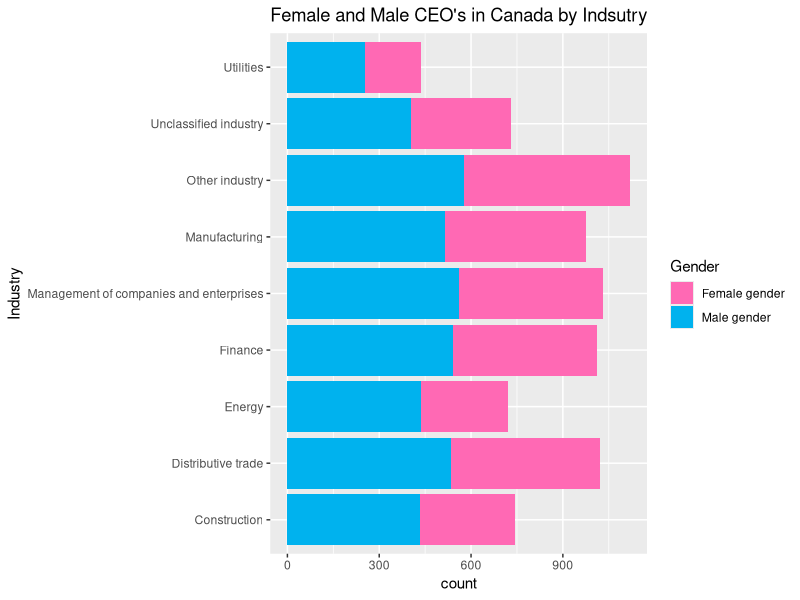

R code for this plot:
#import my data
library(tidyverse)
tab<-read.csv("Data/fulldata.csv")
head(tab)
names(tab)
tab$GEO
table(tab$GEO)
table(tab$Size.of.enterprise, tab$Gender)
table(tab$Type.of.corporation, tab$Gender)
table(tab$Industry, tab$Gender)

table(tab$Gender, tab$Type.of.corporation)
tab %>% 
  select(Gender, Industry, VALUE, Unit.of.measure) %>% 
  filter(Unit.of.measure == "Number")
  View()
  #trying to make bar graph 
  filter(tab, Industry=="Total, all industries")
  tab %>% 
    filter(Industry!="Total, all industries") %>% 
  ggplot(.,aes(x=Industry,fill=Gender)) +
    geom_bar() +
    coord_flip()+
  #trying to change colour
  scale_fill_manual(values=c("hotpink", "deepskyblue2"))+
  #trying to add title
labs(title= "Female and Male CEO's in Canada by Indsutry")
  
  
